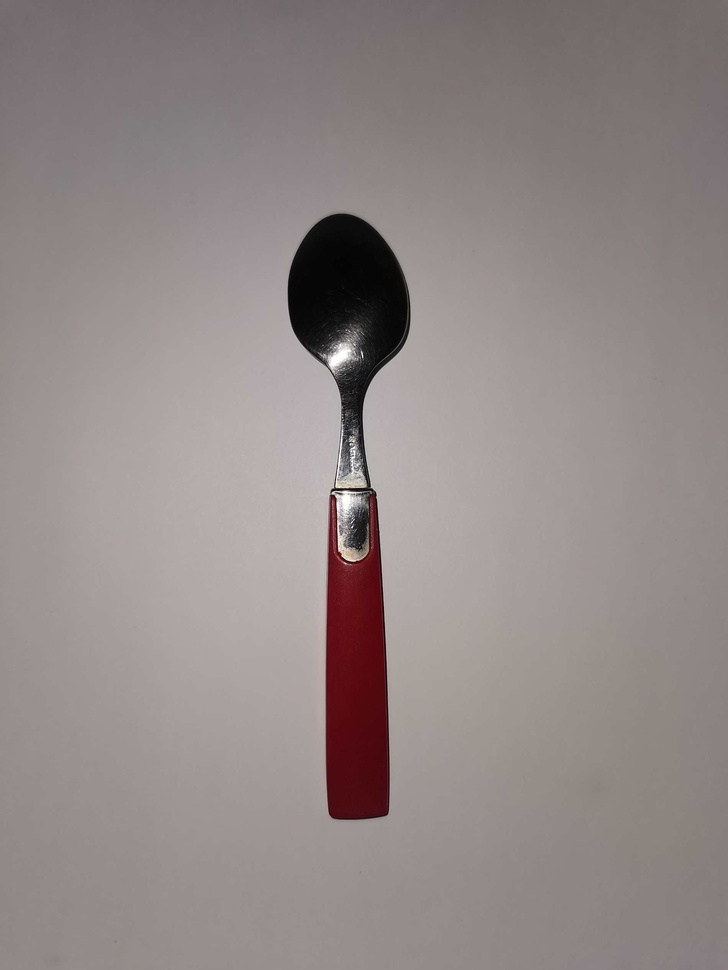
#> input picture images/spoon.jpg, 728 x 970 px, shrunk from 1900 x 2533 before the run
$ python grabcut_notebook.py
#> lines starting #> are read from the running program, lines starting #| are printed output that depends on the picture; after the words box and inside, x2 and y2 are one past the last pixel; in counts of white or black regions, pixels touching at a corner belong together
#%% Import all necessary libraries and data
from pathlib import Path

import cv2.cv2 as cv2
import numpy as np
from matplotlib import pyplot as plt

ROOT_FOLDER = Path(__file__).resolve().parents[0]
IMAGES_FOLDER = ROOT_FOLDER / "images"
OUTPUT_FOLDER = ROOT_FOLDER / "results"


def show_image(image, title=None):
    plt.imshow(cv2.cvtColor(image, cv2.COLOR_BGR2RGB))
    plt.xticks([]), plt.yticks([])
    plt.title(title)
    plt.show()


#%% Show original image
original_image = cv2.imread(str(IMAGES_FOLDER / "spoon.jpg"))
#> original_image is the input picture: shape (970, 728, 3); mean B, G, R 135.4, 136.8, 146.1
show_image(original_image, "Original Image")


#%% Binarize input image
gray_image = cv2.cvtColor(original_image, cv2.COLOR_RGB2GRAY)
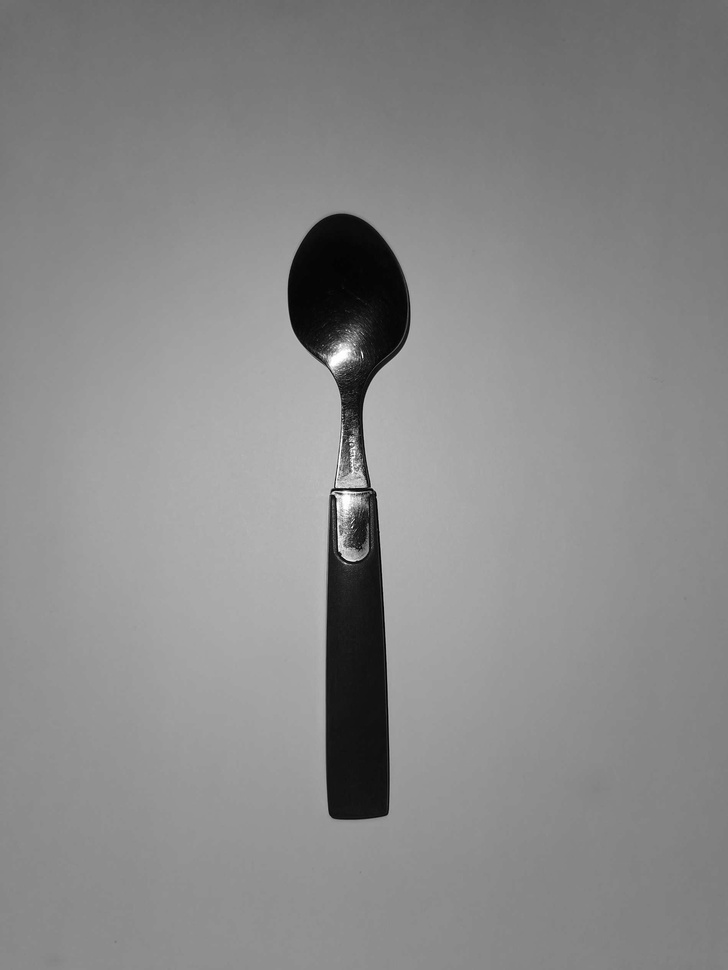
#> gray_image: shape (970, 728); min 0, max 255, mean 137.2
show_image(gray_image, "Gray image")

binarized_image = cv2.adaptiveThreshold(
    gray_image,
    maxValue=1,
    adaptiveMethod=cv2.ADAPTIVE_THRESH_GAUSSIAN_C,
    thresholdType=cv2.THRESH_BINARY,
    blockSize=9,
    C=7,
)
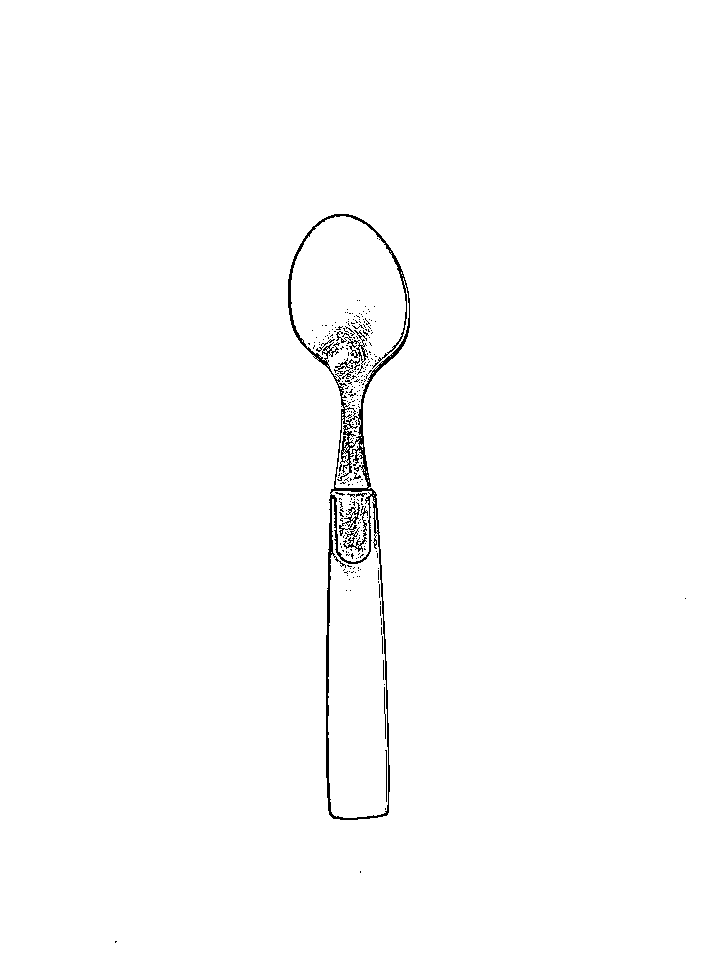
#> binarized_image: shape (970, 728); values 0 (black) and 1 (white), 99.1% white; black in thin lines or dots, all inside (x1, y1, x2, y2) = (115, 214, 686, 943)
show_image(255 * binarized_image, "Binarized Image")

#%% Use OpenCV findContours method
contours, hierarchy = cv2.findContours(
    binarized_image, cv2.RETR_TREE, cv2.CHAIN_APPROX_SIMPLE
)
#> contours = 586 contours, 535 with area under 20; largest, box (x1, y1, x2, y2) and area: (0, 0, 728, 970) 704463, (287, 213, 411, 821) 36179, (291, 216, 409, 488) 15984, (328, 496, 388, 818) 14314, (340, 424, 357, 474) 380
contours_image = cv2.drawContours(original_image.copy(), contours, -1, (0, 255, 0), 1)
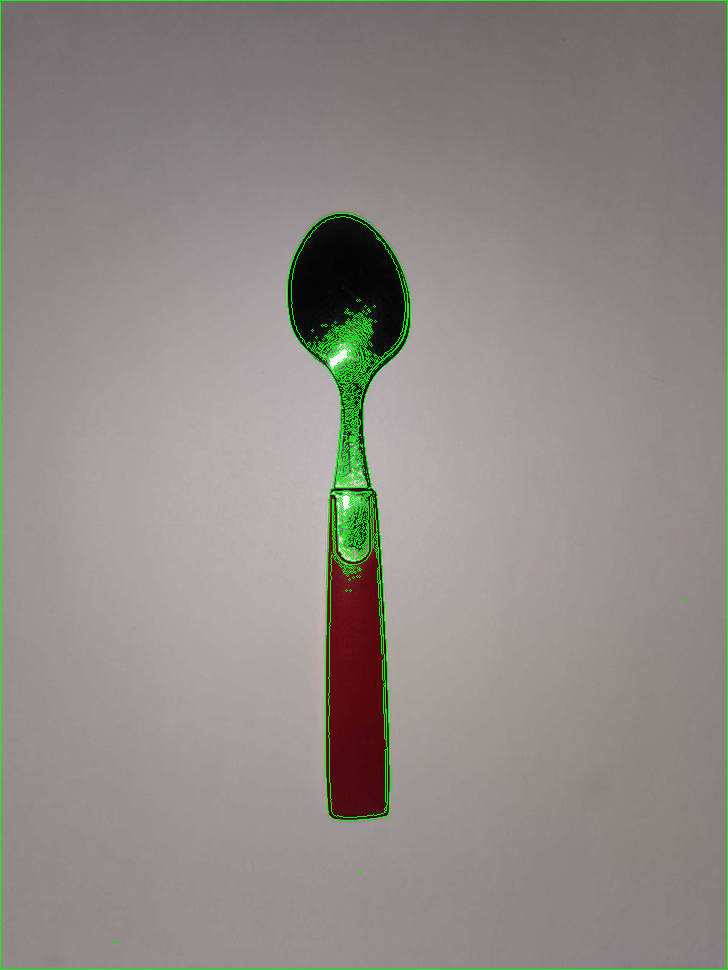
#> contours_image: shape (970, 728, 3); mean B, G, R 134, 139, 144.4
show_image(contours_image, "Extracted contours")

#%% Set GrabCut parameters
cv2.setRNGSeed(0)
number_of_iterations = 5

# Define boundary rectangle containing the foreground object
height, width, _ = original_image.shape
#> height = 970; width = 728
left_margin_proportion = 0.3
right_margin_proportion = 0.3
up_margin_proportion = 0.1
down_margin_proportion = 0.1

boundary_rectangle = (
    int(width * left_margin_proportion),
    int(height * up_margin_proportion),
    int(width * (1 - right_margin_proportion)),
    int(height * (1 - down_margin_proportion)),
)
#> boundary_rectangle = (218, 97, 509, 873)

#%%
original_image_with_boundary_rectangle = cv2.rectangle(
    original_image.copy(),
    (int(width * left_margin_proportion), int(height * up_margin_proportion)),
    (
        int(width * (1 - right_margin_proportion)),
        int(height * (1 - down_margin_proportion)),
    ),
    (255, 0, 0),
    1,
)
show_image(original_image_with_boundary_rectangle, "Image with boundary rectangle")

#%% GrabCut initialized only with a rectangle

# Initialize mask image
mask = np.zeros((height, width), np.uint8)

# Arrays used by the algorithm internally
background_model = np.zeros((1, 65), np.float64)
foreground_model = np.zeros((1, 65), np.float64)

cv2.grabCut(
    img=original_image,
    mask=mask,
    rect=boundary_rectangle,
    bgdModel=background_model,
    fgdModel=foreground_model,
    iterCount=number_of_iterations,
    mode=cv2.GC_INIT_WITH_RECT,
)


grabcut_mask = np.where((mask == cv2.GC_PR_BGD) | (mask == cv2.GC_BGD), 0, 1).astype(
    "uint8"
)
segmented_image = original_image.copy() * grabcut_mask[:, :, np.newaxis]
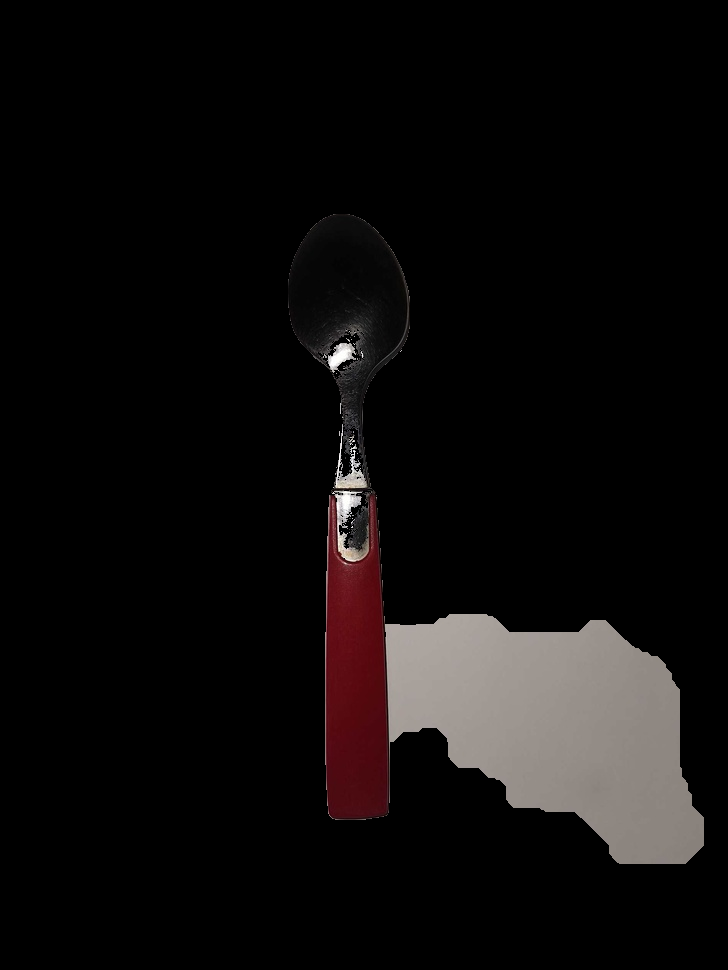
#> segmented_image: shape (970, 728, 3); mean B, G, R 11.8, 12.1, 14.4

show_image(segmented_image, "GrabCut initialized with rectangle")

#%% GrabCut with initial mask

# Initialize the mask with known information
initial_mask = binarized_image.copy()
show_image(255 * initial_mask, "Initial mask")

mask = np.zeros((height, width), np.uint8)
mask[:] = cv2.GC_PR_BGD
mask[initial_mask == 0] = cv2.GC_FGD

# Arrays used by the algorithm internally
background_model = np.zeros((1, 65), np.float64)
foreground_model = np.zeros((1, 65), np.float64)

cv2.grabCut(
    original_image,
    mask,
    boundary_rectangle,
    background_model,
    foreground_model,
    number_of_iterations,
    cv2.GC_INIT_WITH_MASK,
)

grabcut_mask = np.where((mask == cv2.GC_PR_BGD) | (mask == cv2.GC_BGD), 0, 1).astype(
    "uint8"
)
show_image(255 * grabcut_mask, "GrabCut mask")
#> in show_image (call 8), `plt.show()`:
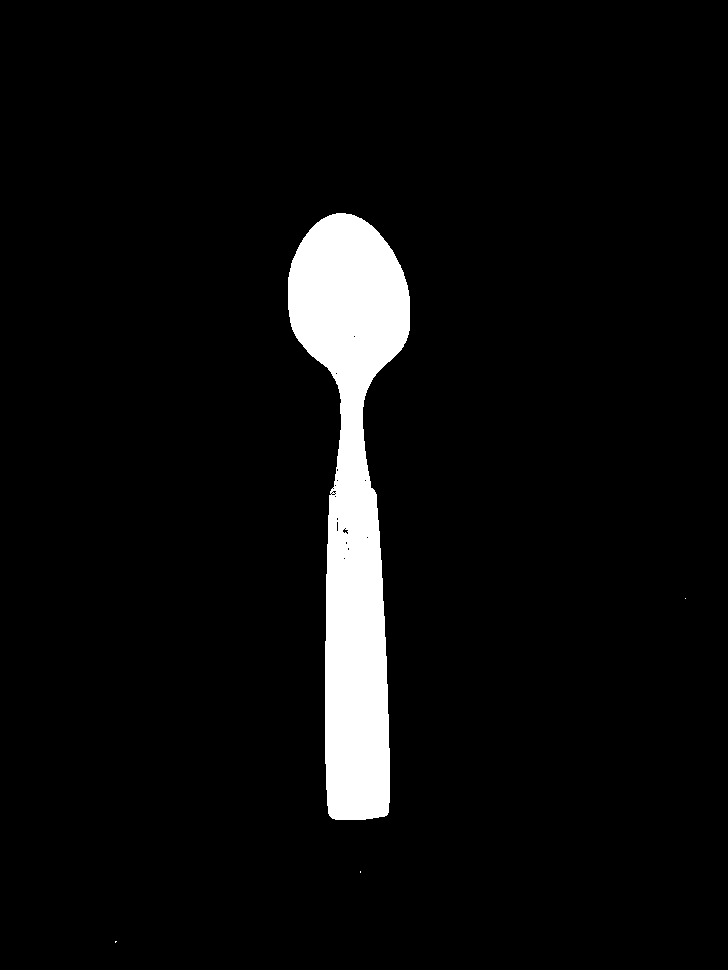
#> shown: shape (970, 728, 3); 5.4% white; 4 white regions (3 under 20 px), largest, box (x1, y1, x2, y2) and area: (288, 213, 410, 820) 38174


grabcut_image = original_image.copy() * grabcut_mask[:, :, np.newaxis]
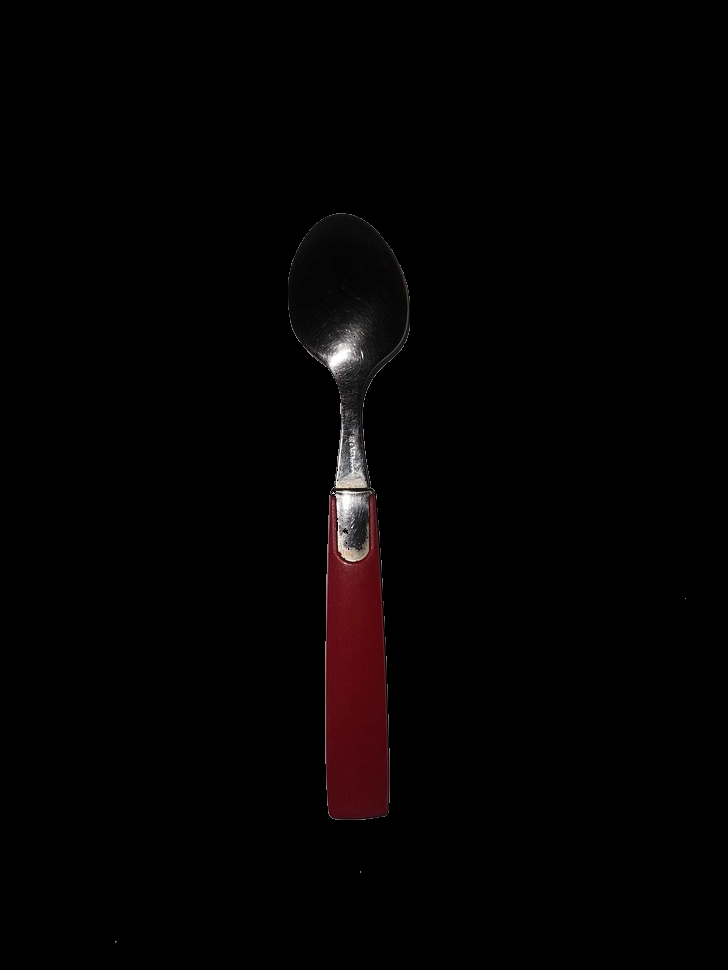
#> grabcut_image: shape (970, 728, 3); mean B, G, R 1.9, 1.8, 3.5
show_image(grabcut_image, "GrabCut combined initialisation")
